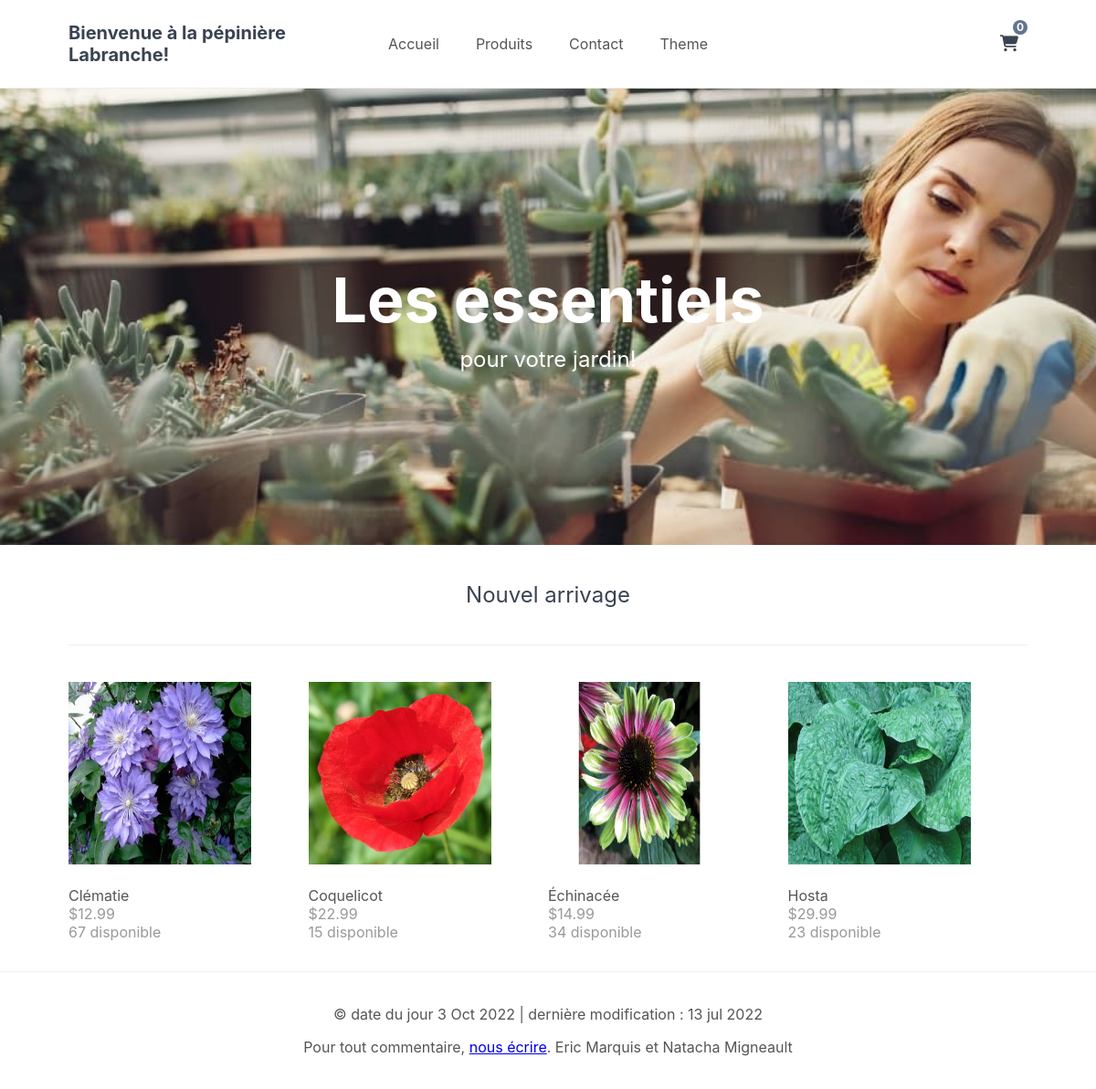
The page / on the database its author committed.
### tables this page shows
CREATE TABLE IF NOT EXISTS `products` (
  `id` int NOT NULL AUTO_INCREMENT,
  `name` varchar(200) NOT NULL,
  `desc` text NOT NULL,
  `price` decimal(7,2) NOT NULL,
  `quantity` int NOT NULL,
  `img` text NOT NULL,
  `date_added` datetime NOT NULL DEFAULT CURRENT_TIMESTAMP,
  PRIMARY KEY (`id`)
);

### controleur/controleur.php (called while the page is built, shortened)
<?php
require('modeles/homeManager.php');
function afficherNouvelAjout()
{
    $homeManager = new homeManager();
    $produit_nouvel_ajout = $homeManager->nouvelAjout();
    require('vues/accueil.php');
}
function afficherFooter()
{
    require('vues/footer.php');
}
function afficherHeader($title)
{
    require('vues/header.php');
}

### modeles/homeManager.php (called while the page is built, shortened)
<?php
class homeManager extends Manager
{
    function nouvelAjout()
    {
        $pdo = $this->connexionBD();
        $stmt = $pdo->prepare('SELECT * FROM products ORDER BY name ASC LIMIT 4');
        $stmt->execute();
        $nouvel_ajout = $stmt->fetchAll(PDO::FETCH_ASSOC);
        return $nouvel_ajout;
    }
}

### vues/accueil.php (the view)
<div class="featured">
    <h2>Les essentiels</h2>
    <p>pour votre jardin!</p>
</div>
<div class="recentlyadded content-wrapper">
    <h2>Nouvel arrivage</h2>
    <div class="products">
        <?php
            foreach ($produit_nouvel_ajout as $produit) :
        ?>
            <a href="index.php?page=vues/produit&id=<?= $produit['id'] ?>" class="product">
                <img src="public/imgs/<?= $produit['img'] ?>" width="200" height="200" alt="<?= $produit['name'] ?>">
                <span class="name"><?= $produit['name'] ?>
                <span class="price">
                    &dollar;<?= $produit['price'] ?><br />
                    <?=$produit['quantity']?> disponible</span>
                </span>
            </a>
        <?php
            endforeach;
        ?>
    </div>
</div>

### public/css/style.css (style rules this page uses)
* { box-sizing: border-box; --font: -apple-system, BlinkMacSystemFont, "segoe ui", roboto, oxygen, ubuntu, cantarell, "fira sans", "droid sans", "helvetica neue", Arial, sans-serif; --font2:Rockwell, Courier Bold, Courier, Georgia, Times, Times New Roman, serif; font-size: 16px; font-family: var(--font); }
html { height: 100%; }
body { --grey: #555555; --white: #ffffff; --blue: #434f61; --border: #eeeeee; position: relative; min-height: 100%; color: var(--grey); background-color: var(--white); margin: 0; padding-bottom: 100px; }
h1, h2, h3, h4, h5 { color: #394352; }
.content-wrapper { width: 1050px; margin: 0 auto; }
main .featured { display: flex; flex-direction: column; background-image: url(../imgs/Horticulture.jpg); background-repeat: no-repeat; background-size: cover; height: 500px; align-items: center; justify-content: center; text-align: center; }
main .featured h2 { display: inline-block; margin: 0; width: 1050px; font-family: var(--font); font-size: 68px; color: var(--white); padding-bottom: 10px; }
main .featured p { display: inline-block; margin: 0; width: 1050px; font-size: 24px; color: var(--white); }
main .recentlyadded h2 { display: block; font-weight: normal; margin: 0; padding: 40px 0; font-size: 24px; text-align: center; width: 100%; border-bottom: 1px solid var(--border); }
main .recentlyadded .products, main .products .products-wrapper, main .contact .content-wrapper { display: flex; flex-wrap: wrap; align-items: center; justify-content: space-between; padding: 40px 0 0 0; }
main .recentlyadded .products .product, main .products .products-wrapper .product { display: block; overflow: hidden; text-decoration: none; width: 25%; padding-bottom: 60px; }
main .recentlyadded .products .product img, main .products .products-wrapper .product img { transform: scale(1); transition: transform 1s; }
main .recentlyadded .products .product .name, main .products .products-wrapper .product .name { display: block; color: var(--grey); padding: 20px 0 2px 0; }
main .recentlyadded .products .product .price, main .products .products-wrapper .product .price { display: block; color: #999999; }

### rows shown on the page
products: img (picture), name "Clématie", price "12.99", quantity "67"
products: img (picture), name "Coquelicot", price "22.99", quantity "15"
products: img (picture), name "Échinacée", price "14.99", quantity "34"
products: img (picture), name "Hosta", price "29.99", quantity "23"

### other values the page prints
$num_items "0"
